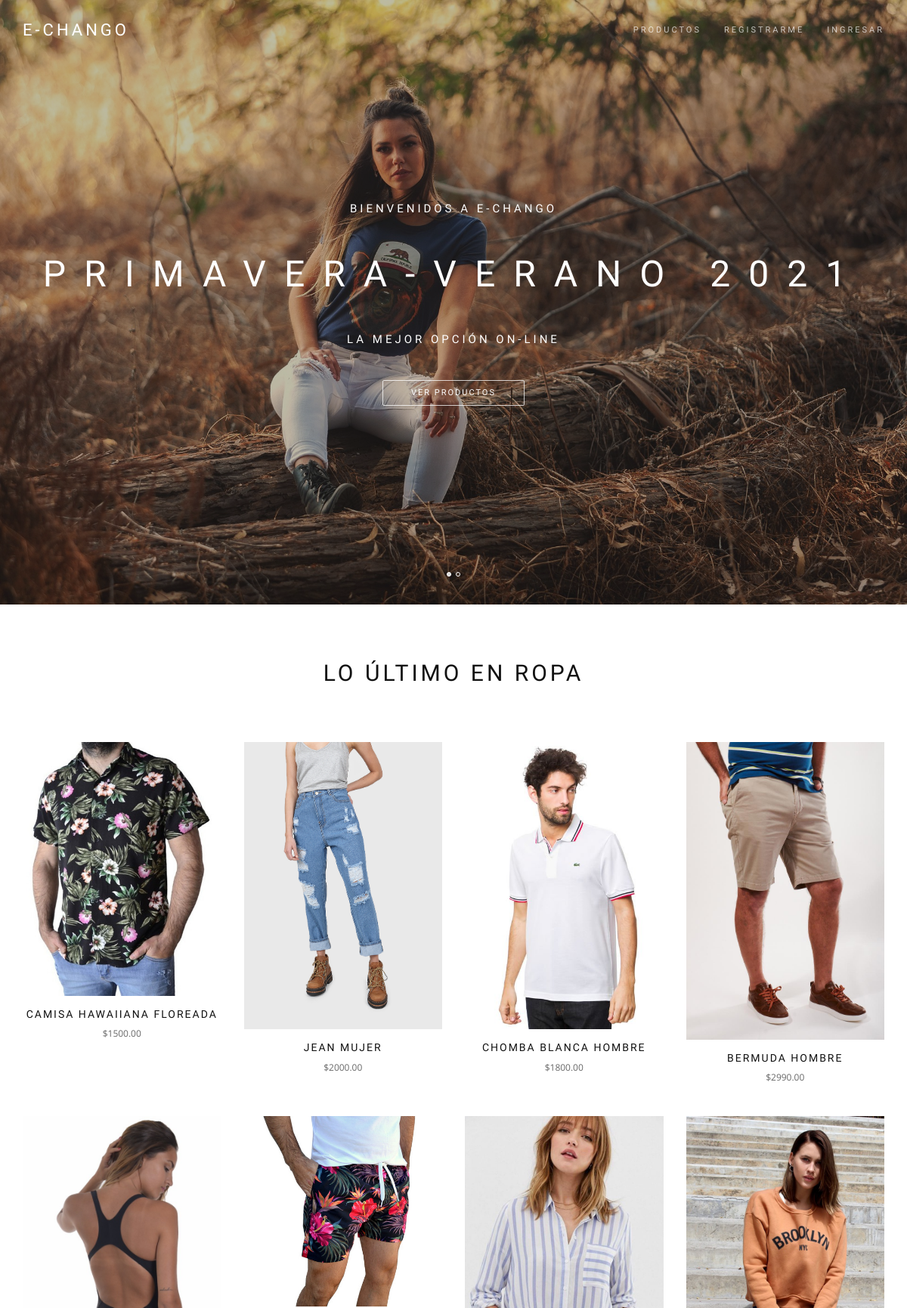
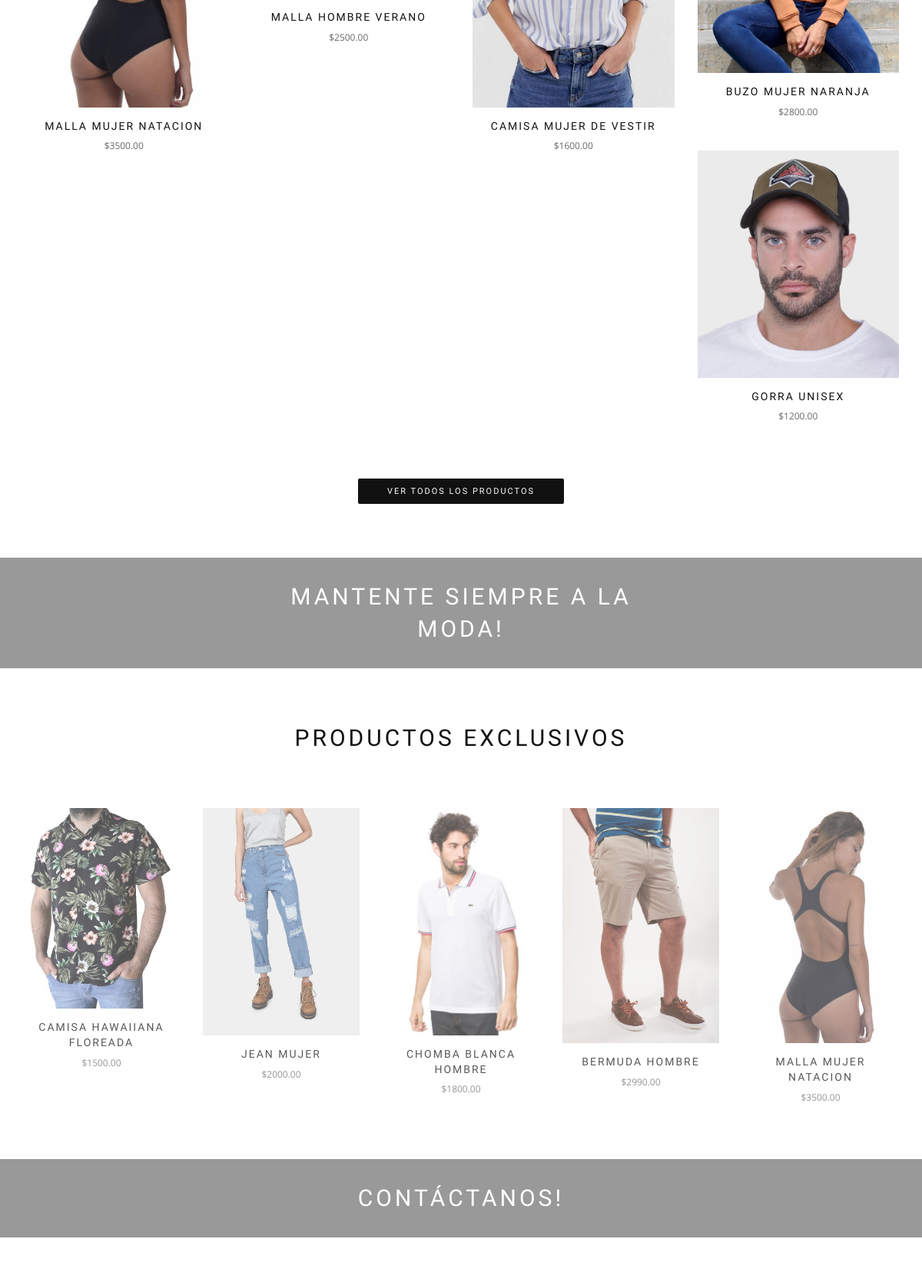
The page / (upper part) on the database its author committed (2 pictures, top to bottom).
### Echango/models.py (models this page shows, shortened)
class Producto(models.Model):
    titulo = models.TextField(max_length=30, null=True, blank=True)
    descripcion = models.TextField(null=True, blank=True)
    genero = models.CharField(choices=Genero.choices, max_length=6, null=True, blank=True)
    categoria = models.CharField(choices=Categoria.choices, max_length=20, null=True, blank=True, default="varios")
    marca = models.CharField(max_length=30, null=True, blank=True)
    color = models.CharField(max_length=255, null=True, blank=True)
    precio = models.DecimalField(max_digits=6, decimal_places=2, default=0)
    publicado = models.BooleanField(default=False)
    imagen_principal = ImageField(max_length=255, null=True, blank=True, upload_to="media/imagenes/%Y/%m/%d")
    fecha_publicacion = models.DateField(auto_now_add=True)
    hora_publicacion = models.DateTimeField(auto_now_add=True)
    class Meta:
        verbose_name_plural, verbose_name = u'Producto', u'Productos'
    def get_absolute_url(self):
        return reverse('shop_single_product', args=[self.id])

### Echango/views.py (the view)
# urls.py: url(r'^$', home, name='home'),
def home(request, template_name="index_shop.html"):
    args = {}
    productos = Producto.objects.all().filter(publicado=True)
    args.update({'productos': productos})
    if request.method == 'POST':
        contacto_form = ContactoForm(request.POST)
        if contacto_form.is_valid():
            nombre = request.POST.get('nombre')
            email = request.POST.get('email')
            texto = request.POST.get('texto')
            send_mail(
                'Mensaje de ' + nombre,
                texto,
                email,
                ['sebastian_dorsch@hotmail.com'],
            )
            args.update({'nombre': nombre})
            return render(request, template_name, args)
    else:
        contacto_form = ContactoForm()
    args.update({'contacto_form': contacto_form})
    return render(request, template_name, args)

### templates/index_shop.html (shortened to what this page needs)
{% extends "index.html" %}
{% load static thumbnail %}
{% block container %}
  <section class="home-section home-fade home-full-height" id="home">
    <div class="hero-slider">
      <ul class="slides">
        <li class="bg-dark-30 bg-dark shop-page-header" style="background-image:url({% static  "img/fashion.jpg" %});">
          <div class="titan-caption">
            <div class="caption-content">
              <div class="font-alt mb-30 titan-title-size-1">Bienvenidos a E-Chango</div>
              <div class="font-alt mb-30 titan-title-size-4"> Primavera-Verano 2021</div>
              <div class="font-alt mb-40 titan-title-size-1">La mejor opción on-line</div><a class="section-scroll btn btn-border-w btn-round" href="{% url 'shop_product_col_3' %}">Ver Productos</a>
            </div>
          </div>
        </li>
      </ul>
    </div>
  </section>
  <div class="main">
    <section class="module-small">
      <div class="container">
        <div class="row">
          <div class="col-sm-6 col-sm-offset-3">
            <h2 class="module-title font-alt">Lo último en Ropa</h2>
          </div>
        </div>
        <div class="row multi-columns-row">
          {% if productos %}
            {% for producto in productos %}
                <div class="col-sm-6 col-md-3 col-lg-3">
                    <div class="shop-item">
                        <div class="shop-item-image">
                            {% thumbnail producto.imagen_principal "665x750" crop="center" quality=95 as im %}
                                <img src="{{ im.url }}" alt="Accessories Pack"/>
                            {% endthumbnail %}
                        </div>
                        <h4 class="shop-item-title font-alt"><a href="{{ producto.get_absolute_url }}">{{ producto.titulo }}</a></h4>${{ producto.precio }}
                    </div>
                </div>
            {% endfor %}
          {% endif %}
        </div>
        <div class="row mt-30">
          <div class="col-sm-12 align-center"><a class="btn btn-b btn-round" href="{% url 'shop_product_col_3' %}">Ver Todos Los Productos</a></div>
        </div>
      </div>
    </section>
    <section class="module module-video bg-dark-30" data-background="">
      <div class="container">
        <div class="row">
          <div class="col-sm-6 col-sm-offset-3">
            <h2 class="module-title font-alt mb-0">MANTENTE SIEMPRE A LA MODA!</h2>
          </div>
        </div>
      </div>
    </section>
    <section class="module-small">
      <div class="container">
        <div class="row">
          <div class="col-sm-6 col-sm-offset-3">
            <h2 class="module-title font-alt">Productos Exclusivos</h2>
          </div>
        </div>
        <div class="row">
          <div class="owl-carousel text-center" data-items="5" data-pagination="false" data-navigation="false">
            {% for producto in productos|slice:"5" %}
                <div class="owl-item">
              <div class="col-sm-12">
                {% thumbnail producto.imagen_principal "500x346" crop="center" quality=95 as im %}
                    <div class="ex-product"><a href="{{ producto.get_absolute_url }}"><img src="{{ im.url }}" alt="{{ prducto.titulo }}"/></a>
                {% endthumbnail %}
                  <h4 class="shop-item-title font-alt"><a href="#">{{ producto.titulo }}</a></h4>${{ producto.precio }}
                </div>
              </div>
            </div>
            {% endfor %}
          </div>
        </div>
      </div>
    </section>
    <section class="module module-video bg-dark-30" data-background="">
      <div class="container">
        <div class="row">
          <div class="col-sm-6 col-sm-offset-3">
            <h2 class="module-title font-alt mb-0">Contáctanos!</h2>
          </div>
        </div>
      </div>
    </section>
    <section class="module" id="contact">
    </section>
  </div>
{% endblock %}

### templates/static/assets/css/style.css (style rules this page uses)
html { overflow-y: scroll; overflow-x: hidden; -ms-overflow-style: scrollbar; }
body { background: #fff; font: 400 12px/1.8 "Open Sans", sans-serif; color: #666; -webkit-font-smoothing: antialiased; }
img { max-width: 100%; height: auto; }
.align-center { text-align: center; }
a, .btn { transition: all 0.125s ease-in-out 0s; }
.btn, .well, .panel, .progress, .form-control, .form-control:hover, .form-control:focus, .navbar-custom .dropdown-menu { box-shadow: none; }
.main { position: relative; background-color: #fff; z-index: 1; }
.module, .module-small { position: relative; padding: 30px 0; background-repeat: no-repeat; background-position: 50% 50%; background-size: cover; }
.module-small { padding: 70px 0; }
.bg-dark, .bg-dark-30, .bg-dark-60, .bg-dark-90, .bg-dark .module-title, .bg-dark-30 .module-title, .bg-dark-60 .module-title, .bg-dark-90 .module-title, .bg-dark .module-subtitle, .bg-dark-30 .module-subtitle, .bg-dark-60 .module-subtitle, .bg-dark-90 .module-subtitle, .bg-dark .alt-module-subtitle h5, .bg-dark-30 .alt-module-subtitle h5, .bg-dark-60 .alt-module-subtitle h5, .bg-dark-90 .alt-module-subtitle h5 { color: #fff; }
.bg-dark { background: #111; }
.bg-dark-30:before { position: absolute; background: rgba(2, 2, 2, 0.4); content: " "; height: 100%; width: 100%; left: 0; top: 0; }
.mt-30 { margin-top: 30px !important; }
.mb-0 { margin-bottom: 0 !important; }
.mb-30 { margin-bottom: 30px !important; }
.mb-40 { margin-bottom: 40px !important; }
.btn { border-radius: 0; font-family: "Roboto Condensed", sans-serif; text-transform: uppercase; letter-spacing: 2px; font-size: 11px; padding: 8px 37px; }
.btn.btn-round { border-radius: 2px; }
.btn.btn-border-w { background: transparent; border: 1px solid rgba(255, 255, 255, 0.75); color: #fff; }
.btn.btn-b { background: #111111; color: #fff; }
a { color: #111; }
.bg-dark a { color: #aaa; }
h1, h2, h3, h4, h5, h6 { line-height: 1.4; font-weight: 400; }
p, ol, ul, blockquote { margin: 0 0 20px; }
.font-alt { font-family: "Roboto Condensed", sans-serif; text-transform: uppercase; letter-spacing: 2px; }
.module-title { position: relative; letter-spacing: 4px; text-align: center; font-weight: 400; font-size: 30px; color: #111; margin: 0 0 70px; }
.hero-slider { margin: 0 !important; }
.hero-slider .slides > li { display: none; -webkit-backface-visibility: hidden; }
.hero-slider, .hero-slider .flex-viewport { height: 100% !important; width: 100%; padding: 0; margin: 0; }
.hero-slider .slides { height: 100% !important; transition-delay: 1s; }
.hero-slider .slides li { background-size: cover; background-position: center center; background-repeat: no-repeat; height: 100% !important; width: 100%; padding: 0; margin: 0; -webkit-background-size: cover; -moz-background-size: cover; -o-background-size: cover; }
.titan-caption { position: relative; display: table; height: 100%; width: 70%; margin: 0 auto; }
.titan-caption { position: relative; display: table; height: 100%; width: 100%; margin: 0 auto; }
.caption-content { display: table-cell; vertical-align: middle; text-align: center; }
.home-section { position: relative; background-color: #fff; background-repeat: no-repeat; background-position: center center; width: 100%; z-index: 0; background-size: cover; }
.titan-title-size-1 { letter-spacing: 4px; font-size: 15px; }
.titan-title-size-4 { letter-spacing: 24px; font-weight: 400; font-size: 48px; }
.shop-page-header:before { background: rgba(34, 34, 34, 0.3); }
.shop-item { text-align: center; margin: 0 0 40px; }
.shop-item-image { position: relative; overflow: hidden; }
.shop-item-image img { width: 100%; }
.shop-item-detail, .shop-item-image:after { transition: all 0.4s ease-in-out 0s; }
.shop-item-image:after { position: absolute; display: block; content: ""; height: 100%; width: 100%; left: 0; top: 0; }
.shop-item-title { font-weight: 400; font-size: 14px; color: #111; margin: 15px 0 5px; }
.ex-product { opacity: .7; transition: all 0.4s ease-in-out 0s; }

### rows shown on the page
Producto: shows a picture, titulo "CAMISA HAWAIIANA FLOREADA", precio "1500.00"
Producto: shows a picture, titulo "JEAN MUJER", precio "2000.00"
Producto: shows a picture, titulo "CHOMBA BLANCA HOMBRE", precio "1800.00"
Producto: shows a picture, titulo "BERMUDA HOMBRE", precio "2990.00"
Producto: shows a picture, titulo "MALLA MUJER NATACION", precio "3500.00"
Producto: shows a picture, titulo "MALLA HOMBRE VERANO", precio "2500.00"
Producto: shows a picture, titulo "CAMISA MUJER DE VESTIR", precio "1600.00"
Producto: shows a picture, titulo "BUZO MUJER NARANJA"
Producto: shows a picture, titulo "GORRA UNISEX", precio "1200.00"
